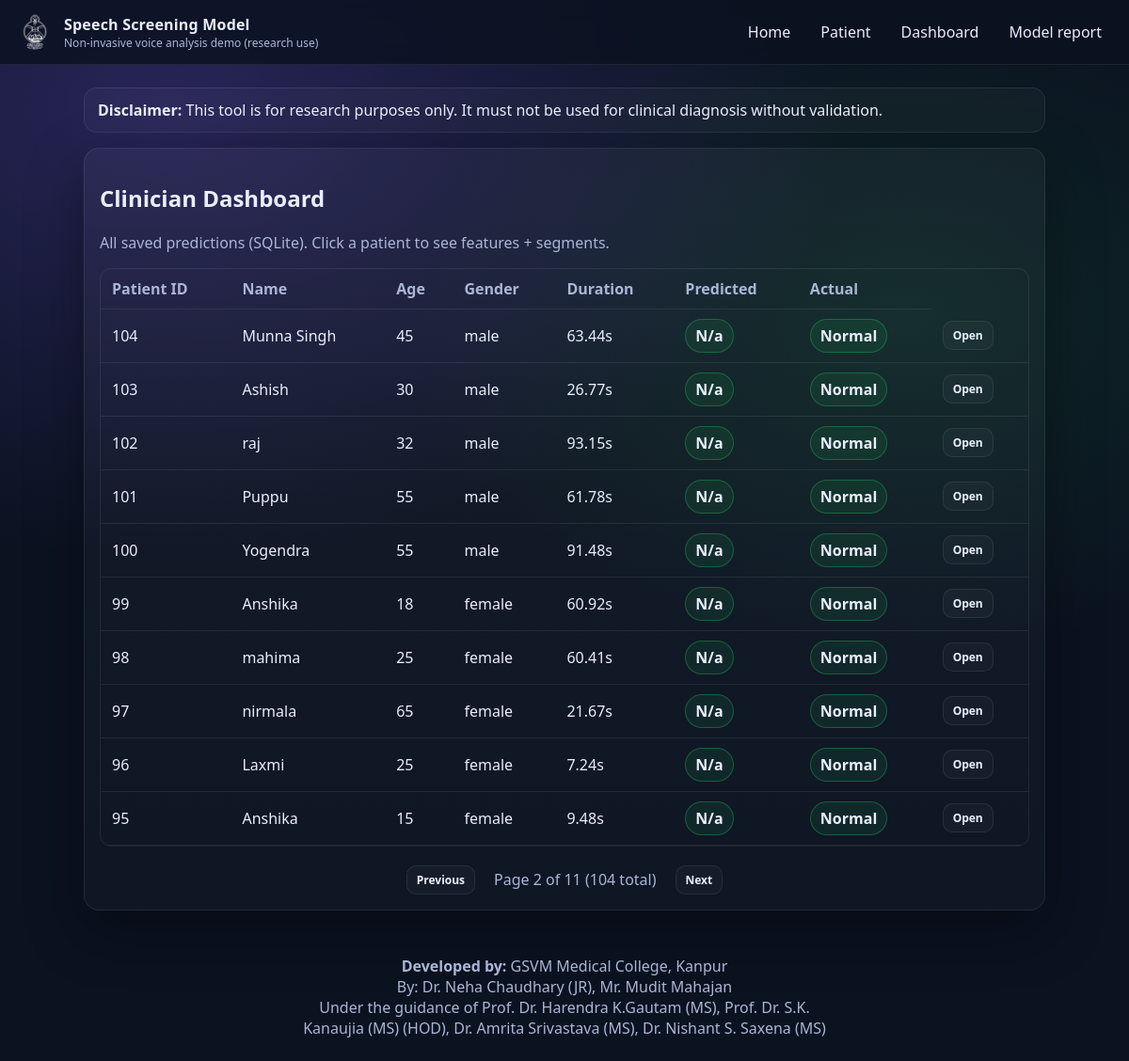
The app's page /dashboard?page=2 with its own data.
### app/models_db.py (models this page shows)
class Patients(SQLModel, table=True):
    id: Optional[int] = Field(default=None, primary_key = True)
    name: str
    age: int
    gender: str  # "male" / "female"
    created_at: datetime = Field(default_factory=datetime.now)
    audio_path: str
    duration_sec: float
    actual_label: Optional[str] = None
    predicted_label: Optional[str] = None
    predicted_proba_json: Optional[str] = None
    segments: list["SegmentPredictions"] = Relationship(back_populates = "patient")

### app/main.py (the view)
@app.get("/dashboard", response_class=HTMLResponse)
def dashboard(request: Request, page: int = 1, session: Session = Depends(get_session)):
    per_page = 10
    offset = (page - 1) * per_page
    total_count = session.exec(select(Patients)).all()
    total_pages = (len(total_count) + per_page - 1) // per_page
    rows = session.exec(
        select(Patients)
        .order_by(Patients.created_at.desc())
        .offset(offset)
        .limit(per_page)
        ).all()
    label_map = {
        "0": "Benign",
        "1": "Malignant",
        "2": "Normal",
    }
    mapped_rows = []
    for row in rows:
        predicted_label_display = label_map.get(
            row.predicted_label,
            row.predicted_label.capitalize() if row.predicted_label else 'N/A'
        )
        if predicted_label_display not in label_map:
            predicted_label_display = predicted_label_display.capitalize()
        actual_display = None
        if row.actual_label:
            actual_display = label_map.get(row.actual_label, row.actual_label.capitalize())
        mapped_rows.append({
            "id": row.id,
            "name": row.name,
            "age": row.age,
            "gender": row.gender,
            "duration_sec": row.duration_sec,
            "predicted_label": predicted_label_display,
            "actual_label": actual_display,
        })
    return templates.TemplateResponse("dashboard.html",
        {
            "request": request,
            "rows": mapped_rows,
            "page": page,
            "total_pages": total_pages,
            "total_count": len(total_count),
        },
    )

### app/templates/dashboard.html
{% extends "base.html" %}
{% block content %}
<section class="card">
  <h2>Clinician Dashboard</h2>
  <p class="muted">All saved predictions (SQLite). Click a patient to see features + segments.</p>
  <div class="tableWrap">
    <table class="table">
      <thead>
        <tr>
          <th>Patient ID</th><th>Name</th><th>Age</th><th>Gender</th><th>Duration</th><th>Predicted</th><th>Actual</th>
        </tr>
      </thead>
      <tbody>
      {% for r in rows %}
        <tr>
          <td>{{ r.id }}</td>
          <td>{{ r.name }}</td>
          <td>{{ r.age }}</td>
          <td>{{ r.gender }}</td>
          <td>{{ "%.2f"|format(r.duration_sec) }}s</td>
          <td><span class="tag">{{ r.predicted_label }}</span></td>
          <td>
            {% if r.actual_label %}
              <span class="tag">{{ r.actual_label }}</span>
            {% else %}
              <span class="tag" style="opacity: 0.5;">Not Set</span>
            {% endif %}
          </td>
          <td><a class="btn small" href="/dashboard/patient/{{ r.id }}">Open</a></td>
        </tr>
      {% endfor %}
      </tbody>
    </table>
  </div>
  {% if total_pages > 1 %}
  <div style="margin-top: 20px; display: flex; justify-content: center; align-items: center; gap: 10px;">
    {% if page > 1 %}
      <a href="/dashboard?page={{ page - 1 }}" class="btn small">Previous</a>
    {% else %}
      <span class="btn small" style="opacity: 0.5; cursor: not-allowed;">Previous</span>
    {% endif %}
    <span class="muted" style="padding: 0 10px;">
      Page {{ page }} of {{ total_pages }} ({{ total_count }} total)
    </span>
    {% if page < total_pages %}
      <a href="/dashboard?page={{ page + 1 }}" class="btn small">Next</a>
    {% else %}
      <span class="btn small" style="opacity: 0.5; cursor: not-allowed;">Next</span>
    {% endif %}
  </div>
  {% endif %}
</section>
{% endblock %}

### app/static/app.css (style rules this page uses)
:root { --bg:#0b1220; --card:#111a2b; --soft:#0e1729; --text:#e9eefc; --muted:#aab6d6; --accent:#7c5cff; --accent2:#22c55e; --line:rgba(255,255,255,0.08); }
* { box-sizing:border-box }
body { margin:0; font-family: ui-sans-serif, system-ui, -apple-system, Segoe UI, Roboto; background: radial-gradient(1200px 800px at 15% 10%, rgba(124,92,255,0.25), transparent 60%), radial-gradient(900px 600px at 80% 30%, rgba(34,197,94,0.12), transparent 60%), var(--bg); color:var(--text); }
a { color:var(--text); text-decoration:none }
.card { background: linear-gradient(180deg, rgba(255,255,255,0.04), rgba(255,255,255,0.02)); border:1px solid var(--line); border-radius:16px; padding:16px; box-shadow: 0 20px 60px rgba(0,0,0,0.35); }
.muted { color:var(--muted) }
.btn { display:inline-flex; align-items:center; justify-content:center; gap:8px; padding:10px 12px; border-radius:12px; border:1px solid var(--line); background:rgba(255,255,255,0.03); color: var(--text); cursor:pointer; font-weight: 600; }
.btn.small { padding:6px 10px; border-radius:10px; font-size:12px }
.tag { display:inline-flex; padding:6px 10px; border-radius:999px; border:1px solid rgba(34,197,94,0.35); background:rgba(34,197,94,0.10); font-weight:800; }
.tableWrap { overflow:auto; border-radius:12px; border:1px solid var(--line) }
.table { width:100%; border-collapse:collapse; min-width:700px }
.table th,.table td { padding:10px 12px; border-bottom:1px solid var(--line); text-align:left; }
.table th { color:var(--muted); font-weight:700 }

### records on screen
Patients: id "104", name "Munna Singh", age "45", gender "male", duration_sec "63.44", predicted_label "N/a", actual_label "Normal"
Patients: id "103", name "Ashish", age "30", gender "male", duration_sec "26.77", predicted_label "N/a", actual_label "Normal"
Patients: id "102", name "raj", age "32", gender "male", duration_sec "93.15", predicted_label "N/a", actual_label "Normal"
Patients: id "101", name "Puppu", age "55", gender "male", duration_sec "61.78", predicted_label "N/a", actual_label "Normal"
Patients: id "100", name "Yogendra", age "55", gender "male", duration_sec "91.48", predicted_label "N/a", actual_label "Normal"
Patients: id "99", name "Anshika", age "18", gender "female", duration_sec "60.92", predicted_label "N/a", actual_label "Normal"
Patients: id "98", name "mahima", age "25", gender "female", duration_sec "60.41", predicted_label "N/a", actual_label "Normal"
Patients: id "97", name "nirmala", age "65", gender "female", duration_sec "21.67", predicted_label "N/a", actual_label "Normal"
Patients: id "96", name "Laxmi", age "25", gender "female", duration_sec "7.24", predicted_label "N/a", actual_label "Normal"
Patients: id "95", name "Anshika", age "15", gender "female", duration_sec "9.48", predicted_label "N/a", actual_label "Normal"

### other values on screen
{{ page }} "2"
{{ total_pages }} "11"
{{ total_count }} "104"
